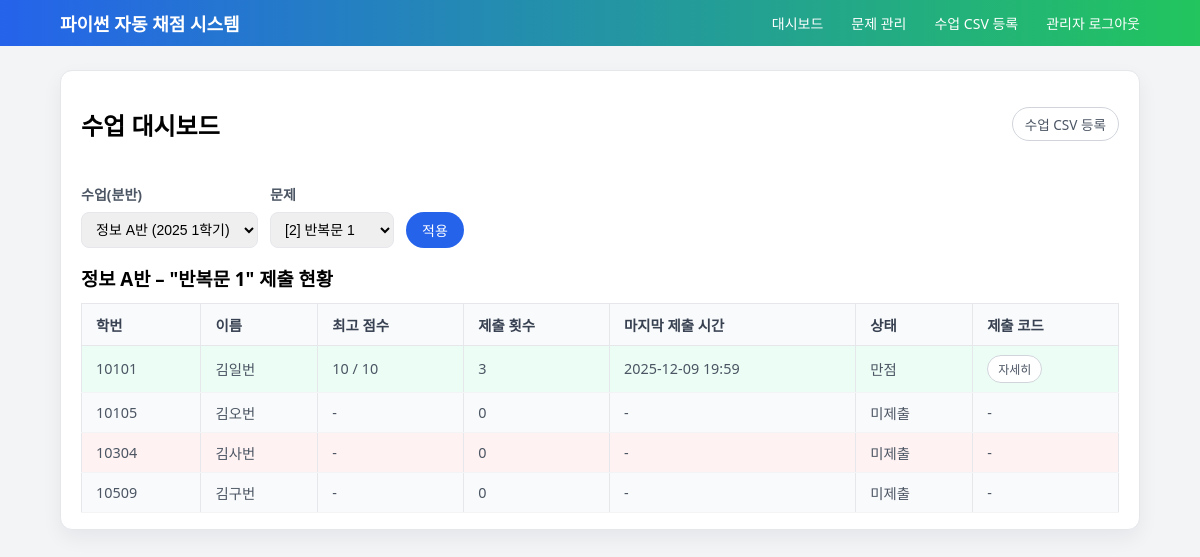
Before: /admin/dashboard?problem_id=2 (signed in) with the older database file.
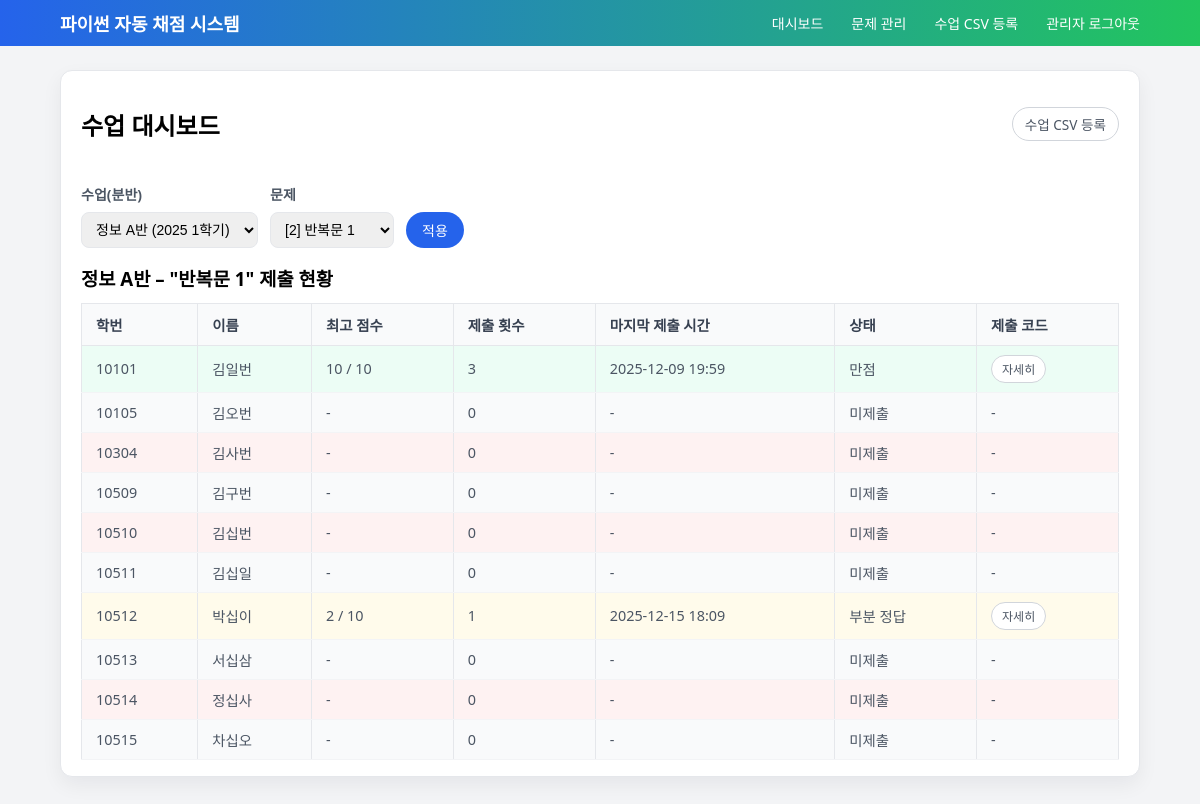
After: the same page with the newer database file.
### models.py (models this page shows, shortened)
class ClassGroup(db.Model):
    id = db.Column(db.Integer, primary_key=True)
    subject = db.Column(db.String(100), nullable=False)      # 정보, 인공지능기초 등
    section = db.Column(db.String(20), nullable=False)       # A, B, 1, 2 ...
    label = db.Column(db.String(150), nullable=False)        # 화면에 표시할 이름
    year = db.Column(db.Integer, nullable=True)              # 2025 등
    term = db.Column(db.String(20), nullable=True)           # 1학기, 2학기 등
    created_at = db.Column(db.DateTime, default=datetime.utcnow)
    enrollments = db.relationship("Enrollment", backref="class_group", lazy=True)

class Problem(db.Model):
    id = db.Column(db.Integer, primary_key=True)
    title = db.Column(db.String(200), nullable=False)
    description = db.Column(db.Text, nullable=False)
    sample_input = db.Column(db.Text, nullable=True)
    sample_output = db.Column(db.Text, nullable=True)
    answer_code = db.Column(db.Text, nullable=False)
    rubric = db.Column(db.Text, nullable=False)
    is_open = db.Column(db.Boolean, default=False)
    max_score = db.Column(db.Integer, default=10)
    created_at = db.Column(db.DateTime, default=datetime.utcnow)
    updated_at = db.Column(
        db.DateTime, default=datetime.utcnow, onupdate=datetime.utcnow
    )
    submissions = db.relationship("Submission", backref="problem", lazy=True)

class Student(db.Model):
    id = db.Column(db.Integer, primary_key=True)
    grade = db.Column(db.Integer, nullable=False)
    class_no = db.Column(db.Integer, nullable=False)
    student_no = db.Column(db.Integer, nullable=False)
    name = db.Column(db.String(50), nullable=False)
    created_at = db.Column(db.DateTime, default=datetime.utcnow)
    submissions = db.relationship("Submission", backref="student", lazy=True)
    enrollments = db.relationship("Enrollment", backref="student", lazy=True)
    @property
    def student_code(self) -> str:
        return f"{self.grade}{self.class_no:02d}{self.student_no:02d}"

### app.py (the view, shortened to what this page needs)
    @app.route("/admin/dashboard")
    @admin_login_required
    def admin_dashboard():
        problems = Problem.query.order_by(Problem.id).all()
        class_groups = ClassGroup.query.order_by(
            ClassGroup.subject, ClassGroup.section
        ).all()
        class_group_id = request.args.get("class_group_id", type=int)
        if class_group_id is None:
            class_group = class_groups[0]
        else:
            class_group = ClassGroup.query.get(class_group_id) or class_groups[0]
        problem_id = request.args.get("problem_id", type=int)
        selected_problem = Problem.query.get(problem_id) if problem_id else None
        enrolls = Enrollment.query.filter_by(class_group_id=class_group.id).all()
        student_ids = [e.student_id for e in enrolls]
        students = []
        if student_ids:
            students = (
                Student.query.filter(Student.id.in_(student_ids))
                .order_by(Student.grade, Student.class_no, Student.student_no)
                .all()
            )
        rows = []
        if selected_problem and students:
            for s in students:
                q = Submission.query.filter_by(
                    student_id=s.id, problem_id=selected_problem.id
                )
                best_score = q.with_entities(func.max(Submission.score)).scalar()
                last_time = q.with_entities(func.max(Submission.created_at)).scalar()
                attempt_count = q.count()
                rows.append(
                    {
                        "student": s,
                        "best_score": best_score,
                        "max_score": selected_problem.max_score,
                        "last_time": last_time,
                        "attempt_count": attempt_count,
                        "has_submitted": attempt_count > 0,
                    }
                )
        return render_template(
            "admin/dashboard.html",
            problems=problems,
            class_groups=class_groups,
            selected_class_group=class_group,
            selected_problem_id=problem_id,
            rows=rows,
            selected_problem=selected_problem,
        )

### app.py (called while the page is built)
def admin_login_required(f):
    @wraps(f)
    def wrapper(*args, **kwargs):
        if "admin_id" not in session:
            flash("관리자 로그인이 필요합니다.")
            return redirect(url_for("admin_login"))
        return f(*args, **kwargs)
    return wrapper

### templates/admin/dashboard.html (shortened to what this page needs)
{% extends "base.html" %}
{% block content %}
<div class="card">
  <div style="display:flex; justify-content:space-between; align-items:center; margin-bottom:12px;">
    <h2>수업 대시보드</h2>
    <a href="{{ url_for('admin_class_import') }}" class="btn btn-secondary">
      수업 CSV 등록
    </a>
  </div>
  <form method="get" action="{{ url_for('admin_dashboard') }}" class="filter-form" style="margin-bottom:16px;">
    <div style="display:flex; flex-wrap:wrap; gap:12px; align-items:flex-end;">
      <div>
        <label class="label" for="class_group_id">수업(분반)</label>
        <select class="input" id="class_group_id" name="class_group_id">
          {% for cg in class_groups %}
            <option value="{{ cg.id }}"
              {% if selected_class_group and cg.id == selected_class_group.id %}selected{% endif %}>
              {{ cg.label }}{% if cg.year %} ({{ cg.year }} {{ cg.term or "" }}){% endif %}
            </option>
          {% endfor %}
        </select>
      </div>
      <div>
        <label class="label" for="problem_id">문제</label>
        <select class="input" id="problem_id" name="problem_id">
          {% for p in problems %}
            <option value="{{ p.id }}"
              {% if selected_problem_id == p.id %}selected{% endif %}>
              [{{ p.id }}] {{ p.title }}
            </option>
          {% endfor %}
        </select>
      </div>
      <div>
        <button class="btn" type="submit" style="margin-top:6px;">적용</button>
      </div>
    </div>
  </form>
  {% if not selected_class_group %}
    <p>먼저 수업 CSV를 등록하여 수업(분반)을 개설하세요.</p>
  {% elif not selected_problem %}
    <p>위에서 문제를 선택하면, 이 수업 학생들의 제출 현황을 볼 수 있습니다.</p>
  {% elif rows|length == 0 %}
    <p>이 수업에는 아직 등록된 학생이 없거나, 선택한 문제에 대한 제출이 없습니다.</p>
  {% else %}
    <h3 style="margin-top:8px; margin-bottom:8px;">
      {{ selected_class_group.label }} – "{{ selected_problem.title }}" 제출 현황
    </h3>
    <table class="table">
      <thead>
        <tr>
          <th>학번</th>
          <th>이름</th>
          <th>최고 점수</th>
          <th>제출 횟수</th>
          <th>마지막 제출 시간</th>
          <th>상태</th>
          <th>제출 코드</th>
        </tr>
      </thead>
      <tbody>
        {% for row in rows %}
          <tr class="{% if not row.has_submitted %}status-none{% elif row.best_score == row.max_score %}status-full{% else %}status-part{% endif %}">
            <td>{{ row.student.student_code }}</td>
            <td>{{ row.student.name }}</td>
            <td>
              {% if row.best_score is not none %}
                {{ row.best_score }} / {{ row.max_score }}
              {% else %}
                -
              {% endif %}
            </td>
            <td>{{ row.attempt_count }}</td>
            <td>
              {% if row.last_time %}
                {{ row.last_time|kst }}
              {% else %}
                -
              {% endif %}
            </td>
            <td>
              {% if not row.has_submitted %}
                미제출
              {% elif row.best_score == row.max_score %}
                만점
              {% else %}
                부분 정답
              {% endif %}
            </td>
            <td>
              {% if row.has_submitted %}
                <a
                  href="{{ url_for('admin_submissions',
                                   student_id=row.student.id,
                                   problem_id=selected_problem.id) }}"
                  class="btn btn-secondary"
                  style="padding:4px 10px; font-size:12px;"
                >
                  자세히
                </a>
              {% else %}
                -
              {% endif %}
            </td>
          </tr>
        {% endfor %}
      </tbody>
    </table>
  {% endif %}
</div>
{% endblock %}

### templates/base.html (shortened to what this page needs)
<!doctype html>
<html lang="ko">
<head>
  <link rel="stylesheet" href="{{ url_for('static', filename='css/main.css') }}">
</head>
<body>
  <header class="topbar">
    <div class="topbar-inner">
      <a href="{{ url_for('index') }}" class="logo">
        파이썬 자동 채점 시스템
      </a>
      <nav class="nav-links">
        {% if session.get('admin_id') %}
          <a href="{{ url_for('admin_dashboard') }}">대시보드</a>
          <a href="{{ url_for('admin_problem_list') }}">문제 관리</a>
          <a href="{{ url_for('admin_class_import') }}">수업 CSV 등록</a>
          <a href="{{ url_for('admin_logout') }}">관리자 로그아웃</a>
        {% else %}
          <a href="{{ url_for('student_login') }}">학생 로그인</a>
          <a href="{{ url_for('admin_login') }}">관리자</a>
        {% endif %}
      </nav>
    </div>
  </header>
  <main class="page">
    <div class="container">
      {% block content %}{% endblock %}
    </div>
  </main>
</body>
</html>

### static/css/main.css (style rules this page uses)
body { font-family: system-ui, -apple-system, BlinkMacSystemFont, sans-serif; margin: 0; background: #f3f4f6; }
.container { max-width: 960px; margin: 0 auto; padding: 0 16px; }
.nav-links a { color: #e5e7eb; text-decoration: none; font-size: 0.9rem; margin-left: 12px; }
.card { background: #fff; border-radius: 12px; padding: 16px 20px; box-shadow: 0 10px 30px rgba(15, 23, 42, 0.08); margin-bottom: 16px; }
.btn { display: inline-block; padding: 8px 14px; border-radius: 999px; border: none; background: #2563eb; color: #fff; text-decoration: none; font-size: 0.9rem; cursor: pointer; }
.btn-secondary { background: #6b7280; }
.label { display: block; font-size: 0.85rem; color: #4b5563; margin-top: 8px; }
.input { width: 100%; box-sizing: border-box; padding: 6px 8px; margin-top: 4px; border-radius: 8px; border: 1px solid #d1d5db; font-size: 0.9rem; }
.table { width: 100%; border-collapse: collapse; font-size: 0.9rem; }
.table th, .table td { border: 1px solid #e5e7eb; padding: 6px 8px; text-align: left; }
.topbar { background: linear-gradient(90deg, #2563eb, #22c55e); color: white; padding: 10px 24px; }
.topbar-inner { max-width: 1080px; margin: 0 auto; display: flex; align-items: center; justify-content: space-between; }
.logo { font-weight: 700; font-size: 18px; color: white; text-decoration: none; }
.nav-links a { color: white; margin-left: 16px; text-decoration: none; font-size: 14px; }
body { margin: 0; font-family: system-ui, -apple-system, BlinkMacSystemFont, "Segoe UI", sans-serif; background: #f3f4f6; }
.page { padding: 24px 0; }
.container { max-width: 1080px; margin: 0 auto; padding: 0 16px; }
.nav-links { display: flex; align-items: center; gap: 12px; }
.nav-links a { color: white; text-decoration: none; font-size: 14px; }
.card { background: white; border-radius: 16px; padding: 20px 24px; box-shadow: 0 15px 35px rgba(15, 23, 42, 0.08); }
.btn { display: inline-block; border-radius: 999px; border: none; background: #2563eb; color: white; padding: 8px 16px; font-size: 14px; cursor: pointer; text-decoration: none; }
.btn-secondary { background: #4b5563; }
.input, .textarea { width: 100%; padding: 8px 10px; border-radius: 8px; border: 1px solid #e5e7eb; font-size: 14px; box-sizing: border-box; }
.label { display: block; font-size: 14px; font-weight: 600; margin-top: 10px; margin-bottom: 4px; }
.table { width: 100%; border-collapse: collapse; margin-top: 12px; font-size: 14px; }
.table th, .table td { border-bottom: 1px solid #e5e7eb; padding: 6px 8px; text-align: left; }
.table thead { background: #f3f4f6; }
.status-none { background: #fef2f2; }
.status-part { background: #fffbeb; }
.status-full { background: #ecfdf5; }
.card { background: #ffffff; border-radius: 12px; padding: 16px 20px; box-shadow: 0 8px 20px rgba(15, 23, 42, 0.06); border: 1px solid #e5e7eb; }
.table { width: 100%; border-collapse: collapse; background: #ffffff; font-size: 0.9rem; }
.table thead { background: #f9fafb; }
.table thead th { font-weight: 600; color: #374151; padding: 10px 14px; border-bottom: 1px solid #e5e7eb; text-align: left; }
.table tbody td { padding: 9px 14px; border-bottom: 1px solid #f3f4f6; color: #4b5563; vertical-align: middle; }
.table tbody tr:nth-child(even) { background-color: #f9fafb; }
.btn-secondary { display: inline-flex; align-items: center; gap: 4px; padding: 6px 12px; border-radius: 999px; border: 1px solid #d1d5db; background: #ffffff; color: #4b5563; font-size: 0.85rem; text-decoration: none; box-shadow: none; cursor: pointer; transition: background-color 0.15s ease, border-color 0.15s ease, color 0.15s ease, transform 0.05s ease; }

Changed rows visible on the page:
added Student: student.student_code "10510", student.name "김십번"
added Student: student.student_code "10511", student.name "김십일"
added Student: student.student_code "10512", student.name "박십이"
added Student: student.student_code "10513", student.name "서십삼"
added Student: student.student_code "10514", student.name "정십사"
added Student: student.student_code "10515", student.name "차십오"
Other visible differences:
new list line: "- 0 - 미제출 -"
new list line: "2 / 10 1 2025-12-15 18:09 부분 정답 자세히"
